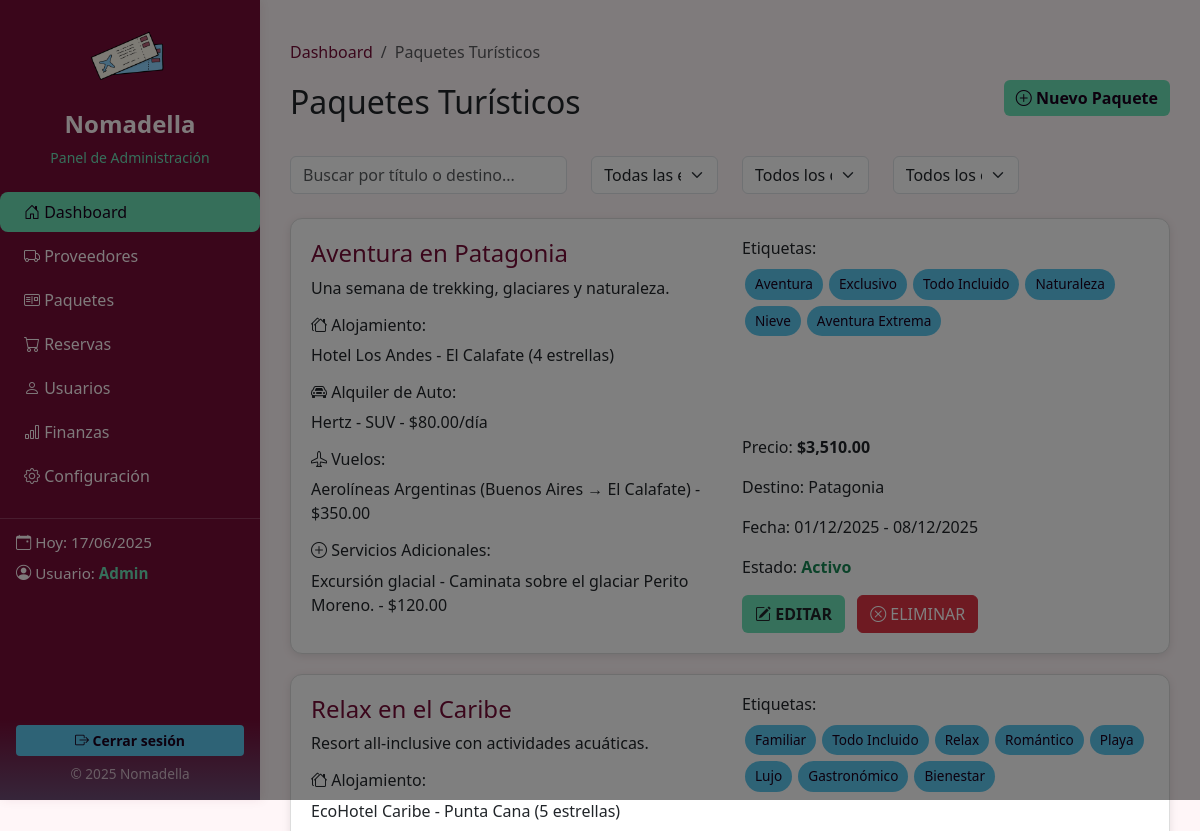
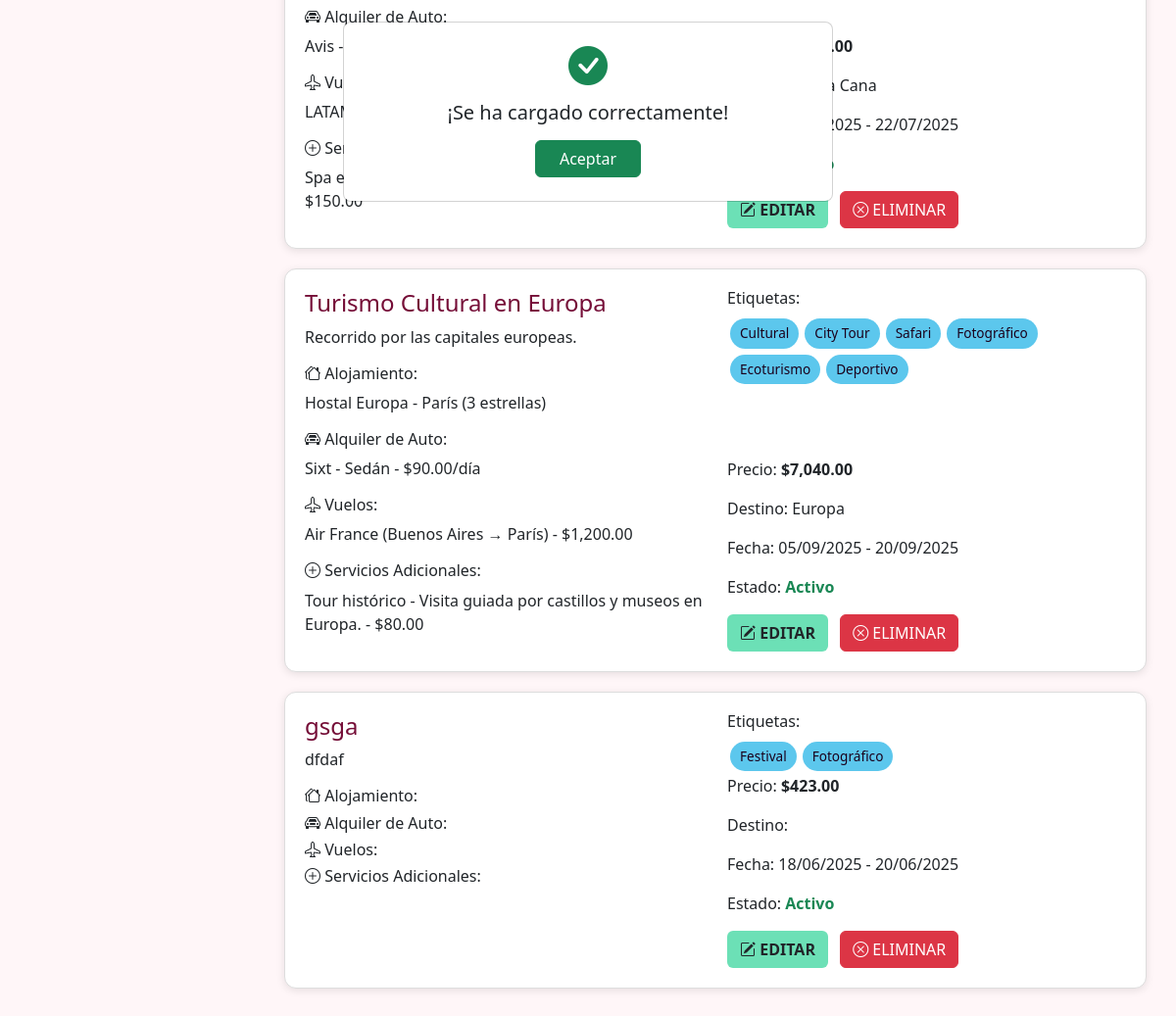
Screenshot of /dashboard/paquetes.php?ok=1 (signed in) with the database file from the repository (2 pictures, top to bottom).
### tables this page shows
CREATE TABLE `paquetes_turisticos` (
  `id_paquete` int(11) NOT NULL,
  `nombre` varchar(200) DEFAULT NULL,
  `descripcion` text DEFAULT NULL,
  `id_destino` int(11) DEFAULT NULL,
  `precio_base` decimal(12,2) DEFAULT NULL,
  `fecha_inicio` date DEFAULT NULL,
  `fecha_fin` date DEFAULT NULL,
  `cupo_disponible` int(11) DEFAULT NULL,
  `destino` varchar(150) DEFAULT NULL,
  `tipo_paquete` varchar(100) DEFAULT NULL,
  `activo` tinyint(1) DEFAULT NULL
);

CREATE TABLE `alojamientos` (
  `id_alojamiento` int(11) NOT NULL,
  `nombre` varchar(200) DEFAULT NULL,
  `direccion` varchar(200) DEFAULT NULL,
  `ciudad` varchar(100) DEFAULT NULL,
  `categoria` varchar(50) DEFAULT NULL,
  `descripcion` text DEFAULT NULL,
  `telefono` varchar(50) DEFAULT NULL,
  `precio_dia` int(11) NOT NULL,
  `email_contacto` varchar(150) DEFAULT NULL,
  `id_proveedor` int(11) DEFAULT NULL,
  `id_destino` int(11) NOT NULL
);

CREATE TABLE `alquiler_autos` (
  `id_alquiler` int(11) NOT NULL,
  `proveedor` varchar(150) DEFAULT NULL,
  `tipo_vehiculo` varchar(100) DEFAULT NULL,
  `ubicacion_retiro` varchar(150) DEFAULT NULL,
  `id_destino` int(11) NOT NULL,
  `ubicacion_entrega` varchar(150) DEFAULT NULL,
  `precio_por_dia` decimal(10,2) DEFAULT NULL,
  `condiciones` text DEFAULT NULL,
  `id_proveedor` int(11) DEFAULT NULL
);

CREATE TABLE `vuelos` (
  `id_vuelo` int(11) NOT NULL,
  `codigo_vuelo` varchar(50) DEFAULT NULL,
  `aerolinea` varchar(100) DEFAULT NULL,
  `origen` varchar(100) DEFAULT NULL,
  `destino` varchar(100) DEFAULT NULL,
  `id_destino` int(11) NOT NULL,
  `fecha_salida` datetime NOT NULL,
  `fecha_llegada` datetime NOT NULL,
  `precio_base` decimal(12,2) DEFAULT NULL
);

CREATE TABLE `servicios_adicionales` (
  `id_servicio` int(11) NOT NULL,
  `nombre` varchar(200) DEFAULT NULL,
  `id_destino` int(11) NOT NULL,
  `ciudad` varchar(100) DEFAULT NULL,
  `descripcion` text DEFAULT NULL,
  `tipo` varchar(100) DEFAULT NULL,
  `precio` decimal(10,2) DEFAULT NULL,
  `id_proveedor` int(11) DEFAULT NULL
);

### dashboard/paquetes.php (the view, shortened to what this page needs)
<?php
include './sidebar.php';
include './conexion.php';
$paquetes = $pdo->query("SELECT * FROM paquetes_turisticos")->fetchAll(PDO::FETCH_ASSOC);
?>
<!DOCTYPE html>
<html lang="es">
<head>
    <link href="https://cdn.jsdelivr.net/npm/bootstrap@5.3.0/dist/css/bootstrap.min.css" rel="stylesheet">
    <link href="https://cdn.jsdelivr.net/npm/bootstrap-icons/font/bootstrap-icons.css" rel="stylesheet">
    <link rel="stylesheet" href="/nomadella/css/apartados.css">
</head>
<body>
    <div class="main-content">
        <nav aria-label="breadcrumb">
            <ol class="breadcrumb">
                <li class="breadcrumb-item"><a href="dashboard.php">Dashboard</a></li>
                <li class="breadcrumb-item active" aria-current="page">Paquetes Turísticos</li>
            </ol>
        </nav>
        <div class="d-flex justify-content-between align-items-center mb-4">
            <h2>Paquetes Turísticos</h2>
            <a href="nuevo_paquete.php" class="btn btn-primary mb-3">
                <i class="bi bi-plus-circle"></i> Nuevo Paquete
            </a>
        </div>
        <div class="row mb-3">
            <div class="col-md-4 mb-2">
                <input type="text" id="buscador-paquete" class="form-control" placeholder="Buscar por título o destino...">
            </div>
            <div class="col-md-2 mb-2">
                <select id="filtro-etiqueta" class="form-select">
                    <option value="">Todas las etiquetas</option>
                </select>
            </div>
            <div class="col-md-2 mb-2">
                <select id="filtro-destino" class="form-select">
                    <option value="">Todos los destinos</option>
                </select>
            </div>
            <div class="col-md-2 mb-2">
                <select id="filtro-estado" class="form-select">
                    <option value="">Todos los estados</option>
                </select>
            </div>
        </div>
        <div id="paquetes-lista">
            <?php foreach ($paquetes as $paquete): ?>
                <?php
                $id_paquete = $paquete['id_paquete'];
                $stmt = $pdo->prepare("SELECT a.nombre, a.direccion, a.ciudad, a.categoria FROM alojamientos a JOIN paquete_alojamientos pa ON a.id_alojamiento = pa.id_alojamiento WHERE pa.id_paquete = ?");
                $stmt->execute([$id_paquete]);
                $alojamientos = $stmt->fetchAll(PDO::FETCH_ASSOC);
                $stmt = $pdo->prepare("SELECT aa.proveedor, aa.tipo_vehiculo, aa.precio_por_dia FROM alquiler_autos aa JOIN paquete_autos pa ON aa.id_alquiler = pa.id_alquiler WHERE pa.id_paquete = ?");
                $stmt->execute([$id_paquete]);
                $autos = $stmt->fetchAll(PDO::FETCH_ASSOC);
                $stmt = $pdo->prepare("SELECT v.aerolinea, v.origen, v.destino, v.precio_base FROM vuelos v JOIN paquete_vuelos pv ON v.id_vuelo = pv.id_vuelo WHERE pv.id_paquete = ?");
                $stmt->execute([$id_paquete]);
                $vuelos = $stmt->fetchAll(PDO::FETCH_ASSOC);
                $stmt = $pdo->prepare("SELECT s.nombre, s.descripcion, s.precio FROM servicios_adicionales s JOIN paquete_servicios ps ON s.id_servicio = ps.id_servicio WHERE ps.id_paquete = ?");
                $stmt->execute([$id_paquete]);
                $servicios = $stmt->fetchAll(PDO::FETCH_ASSOC);
                $stmt = $pdo->prepare("SELECT e.nombre FROM etiquetas e JOIN paquete_etiquetas pe ON e.id_etiqueta = pe.id_etiqueta WHERE pe.id_paquete = ?");
                $stmt->execute([$id_paquete]);
                $etiquetas = $stmt->fetchAll(PDO::FETCH_COLUMN);
                ?>
                <div class="card-paquete">
                    <div class="row">
                        <div class="col-md-6">
                            <h4 style="color:#750D37"><?= htmlspecialchars($paquete['nombre']) ?></h4>
                            <p><?= htmlspecialchars($paquete['descripcion']) ?></p>
                            <h6><i class="bi bi-houses"></i> Alojamiento:</h6>
                            <?php foreach ($alojamientos as $a): ?>
                                <p> <?= htmlspecialchars($a['nombre']) ?> - <?= htmlspecialchars($a['ciudad']) ?> (<?= htmlspecialchars($a['categoria']) ?>)</p>
                            <?php endforeach; ?>
                            <h6><i class="bi bi-car-front"></i> Alquiler de Auto:</h6>
                            <?php foreach ($autos as $a): ?>
                                <p> <?= htmlspecialchars($a['proveedor']) ?> - <?= htmlspecialchars($a['tipo_vehiculo']) ?> - $<?= number_format($a['precio_por_dia'], 2) ?>/día</p>
                            <?php endforeach; ?>
                            <h6><i class="bi bi-airplane"></i> Vuelos:</h6>
                            <?php foreach ($vuelos as $v): ?>
                                <p> <?= htmlspecialchars($v['aerolinea']) ?> (<?= htmlspecialchars($v['origen']) ?> → <?= htmlspecialchars($v['destino']) ?>) - $<?= number_format($v['precio_base'], 2) ?></p>
                            <?php endforeach; ?>
                            <h6><i class="bi bi-plus-circle"></i> Servicios Adicionales:</h6>
                            <?php foreach ($servicios as $s): ?>
                                <p> <?= htmlspecialchars($s['nombre']) ?> - <?= htmlspecialchars($s['descripcion']) ?> - $<?= number_format($s['precio'], 2) ?></p>
                            <?php endforeach; ?>
                        </div>
                        <div class="col-md-6 d-flex flex-column justify-content-between">
                            <div>
                                <h6>Etiquetas:</h6>
                                <div class="d-flex flex-wrap">
                                    <?php foreach ($etiquetas as $et): ?>
                                        <span class="etiqueta"><?= htmlspecialchars($et) ?></span>
                                    <?php endforeach; ?>
                                </div>
                            </div>
                            <div>
                                <div>
                                    <p>Precio: <b>$<?= number_format($paquete['precio_base'], 2) ?></b></p>
                                    <p>Destino: <?= htmlspecialchars($paquete['destino']) ?></p>
                                    <p>Fecha: <?= date("d/m/Y", strtotime($paquete['fecha_inicio'])) ?> - <?= date("d/m/Y", strtotime($paquete['fecha_fin'])) ?></p>
                                </div>
                                <div>
                                    <p>Estado:
                                        <?php if ($paquete['activo'] == '1'): ?>
                                            <span class="text-success fw-bold">Activo</span>
                                        <?php else: ?>
                                            <span class="text-danger fw-bold">Inactivo</span>
                                        <?php endif; ?>
                                    </p>
                                </div>
                                <a href="editar_paquete.php?id=<?= $id_paquete ?>" class="btn btn-editar"><i class="bi bi-pencil-square"></i> EDITAR</a>
                                <a href="#" class="btn btn-danger ms-2" onclick="confirmarEliminacion(<?= $id_paquete ?>); return false;">
                                    <i class="bi bi-x-circle"></i> ELIMINAR
                                </a>
                            </div>
                        </div>
                    </div>
                </div>
            <?php endforeach; ?>
        </div>
    </div>
    <div class="modal fade" id="modalAbmOk" tabindex="-1" aria-labelledby="modalAbmOkLabel" aria-hidden="true">
      <div class="modal-dialog modal-dialog-centered">
        <div class="modal-content text-center">
          <div class="modal-body py-4">
            <div class="mb-3">
              <i class="bi bi-check-circle-fill text-success" style="font-size:2.5rem;"></i>
            </div>
            <h5 class="mb-3" id="modalAbmOkLabel">¡Operación realizada correctamente!</h5>
            <button type="button" class="btn btn-success px-4" data-bs-dismiss="modal" onclick="location.reload()">Aceptar</button>
          </div>
        </div>
      </div>
    </div>
</body>
</html>

### css/apartados.css (style rules this page uses)
body { background-color: #FFF6F8; font-family: 'Segoe UI', sans-serif; }
.main-content { margin-left: 260px; padding: 40px 30px 30px 30px; min-height: 100vh; }
.breadcrumb-item a { text-decoration: none; color: #750D37; }
.card-paquete { background: #fff; border: 1px solid #ddd; border-radius: 12px; padding: 20px; box-shadow: 0 2px 8px rgba(0, 0, 0, 0.1); margin-bottom: 20px; }
.btn-editar { background-color: #6CE0B6; font-weight: bold; }
.etiqueta { background: #5CC7ED; color: #1A001C; padding: 5px 10px; border-radius: 20px; margin: 3px; display: inline-block; font-size: 0.85em; }
.btn-primary { background: #6CE0B6 !important; border: none; color: #1A001C !important; font-weight: bold; }
.form-select, .form-control { border-radius: 6px; }

### rows the page displays
paquetes_turisticos: nombre "Aventura en Patagonia", descripcion "Una semana de trekking, glaciares y naturaleza.", et "Aventura", et "Exclusivo", et "Todo Incluido", et "Naturaleza", et "Nieve", et "Aventura Extrema", precio_base "3,510.00", destino "Patagonia", fecha_inicio "01/12/2025", fecha_fin "08/12/2025", activo "Activo"
alojamientos: nombre "Hotel Los Andes", ciudad "El Calafate", categoria "4 estrellas"
alquiler_autos: proveedor "Hertz", tipo_vehiculo "SUV", precio_por_dia "80.00"
vuelos: aerolinea "Aerolíneas Argentinas", origen "Buenos Aires", destino "El Calafate", precio_base "350.00"
servicios_adicionales: nombre "Excursión glacial", descripcion "Caminata sobre el glaciar Perito Moreno.", precio "120.00"
paquetes_turisticos: nombre "Relax en el Caribe", descripcion "Resort all-inclusive con actividades acuáticas.", et "Familiar", et "Todo Incluido", et "Relax", et "Romántico", et "Playa", et "Lujo", et "Gastronómico", et "Bienestar", destino "Punta Cana", fecha_fin "22/07/2025"
alojamientos: nombre "EcoHotel Caribe", ciudad "Punta Cana", categoria "5 estrellas"
alquiler_autos: proveedor "Avis"
vuelos: aerolinea "LATAM"
servicios_adicionales: nombre "Spa…", precio "150.00"
paquetes_turisticos: nombre "Turismo Cultural en Europa", descripcion "Recorrido por las capitales europeas.", et "Cultural", et "City Tour", et "Safari", et "Fotográfico", et "Ecoturismo", et "Deportivo", precio_base "7,040.00", destino "Europa", fecha_inicio "05/09/2025", fecha_fin "20/09/2025", activo "Activo"
alojamientos: nombre "Hostal Europa", ciudad "París", categoria "3 estrellas"
alquiler_autos: proveedor "Sixt", tipo_vehiculo "Sedán", precio_por_dia "90.00"
vuelos: aerolinea "Air France", origen "Buenos Aires", destino "París", precio_base "1,200.00"
servicios_adicionales: nombre "Tour histórico", descripcion "Visita guiada por castillos y museos en Europa.", precio "80.00"
paquetes_turisticos: nombre "gsga", descripcion "dfdaf", et "Festival", et "Fotográfico", precio_base "423.00", fecha_inicio "18/06/2025", fecha_fin "20/06/2025", activo "Activo"
